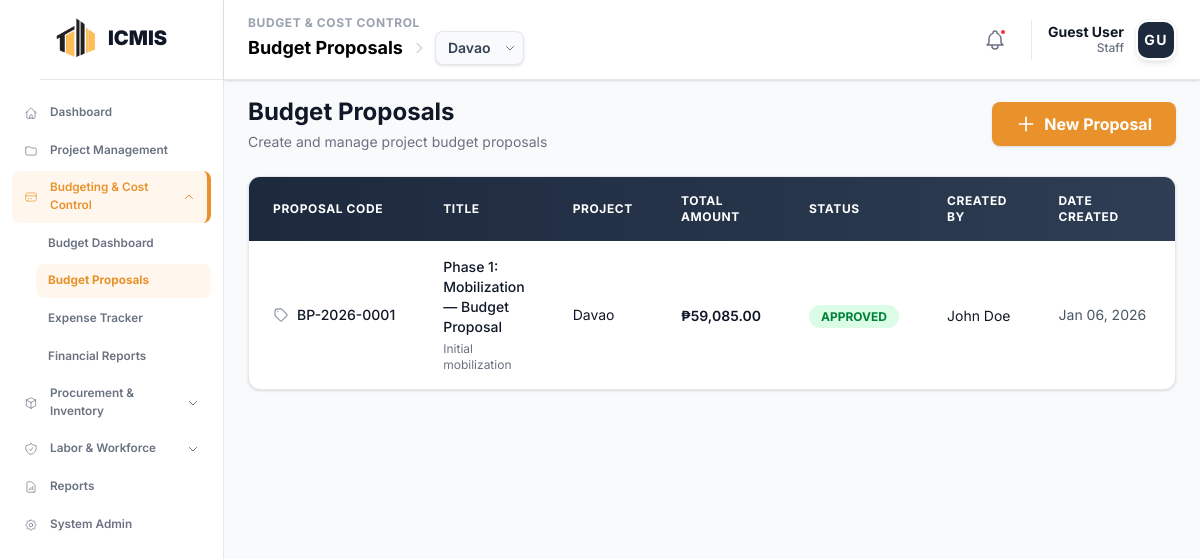
Page /modules/budget/proposals.php on the earlier database version.
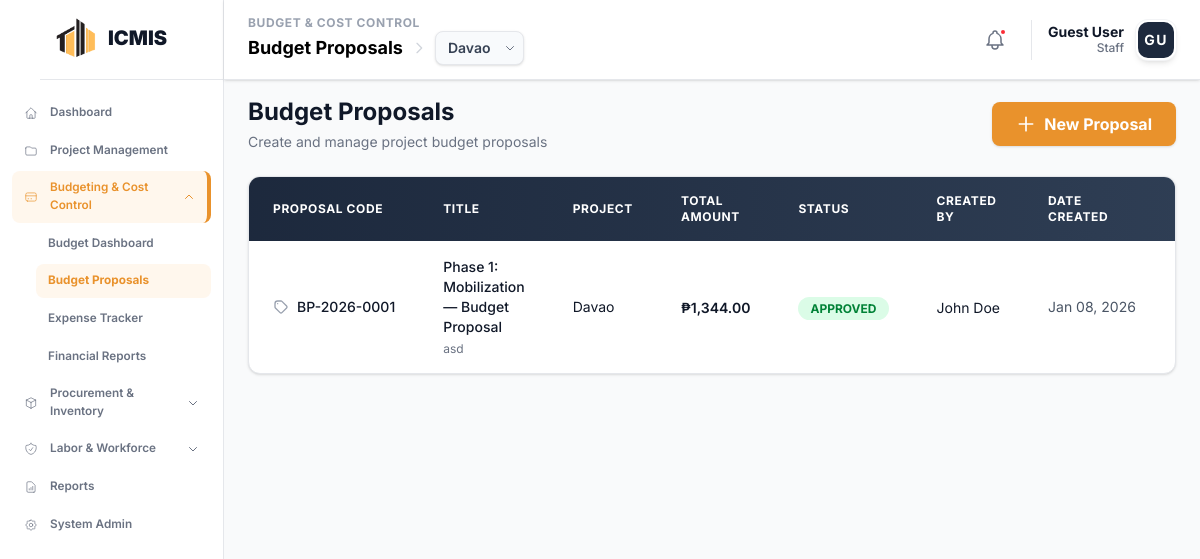
Same page on the later database version.
### tables this page shows
CREATE TABLE `budget_proposals` (
  `proposal_id` int NOT NULL,
  `project_id` int NOT NULL,
  `phase_id` int DEFAULT NULL,
  `code` varchar(20) DEFAULT NULL,
  `title` varchar(255) NOT NULL,
  `description` text,
  `total_amount` decimal(15,2) NOT NULL,
  `status` enum('DRAFT','PENDING','APPROVED','REJECTED') DEFAULT 'DRAFT',
  `created_by` int DEFAULT NULL,
  `created_at` timestamp NULL DEFAULT CURRENT_TIMESTAMP
);

CREATE TABLE `icmis_projects` (
  `project_id` int NOT NULL,
  `project_code` varchar(20) NOT NULL,
  `project_name` varchar(255) NOT NULL,
  `description` text,
  `location` varchar(255) DEFAULT NULL,
  `status` enum('Planning','In Progress','Active','On Hold','Completed','Cancelled') DEFAULT 'Planning',
  `start_date` date DEFAULT NULL,
  `end_date` date DEFAULT NULL,
  `completion_rate` decimal(5,2) DEFAULT '0.00',
  `project_manager_id` int DEFAULT NULL,
  `total_budget` decimal(15,2) DEFAULT '0.00'
);

### modules/budget/project_context.php (called while the page is built, shortened)
<?php
function getProjectContext($conn) {
    $sql = "SELECT project_id FROM icmis_projects ORDER BY project_id DESC LIMIT 1";
    $result = $conn->query($sql);
    if ($result && $result->num_rows > 0) {
        $row = $result->fetch_assoc();
        $project_id = intval($row['project_id']);
        return $project_id;
    }
    return 0;
}
?>

### modules/budget/proposals.php (the view, shortened to what the changed rows need)
<?php
  include __DIR__ . '/project_context.php';
  $conn = getBudgetConnection();
  $selected_project_id = getProjectContext($conn);
  if ($selected_project_id > 0) {
    $sql = "SELECT bp.*, p.project_name, p.project_code,
            COALESCE(u.full_name, 'System Admin') as user_name
            FROM budget_proposals bp
            LEFT JOIN icmis_projects p ON bp.project_id = p.project_id
            LEFT JOIN icmis_users u ON bp.created_by = u.user_id
            WHERE bp.project_id = ?
            ORDER BY bp.created_at DESC";
    $stmt = $conn->prepare($sql);
    $stmt->bind_param("i", $selected_project_id);
    $stmt->execute();
    $result = $stmt->get_result();
    $proposals = [];
    if ($result && $result->num_rows > 0) {
      while ($row = $result->fetch_assoc()) {
        $proposals[] = $row;
      }
    }
  } else {
    $proposals = [];
  }
?>
<!DOCTYPE html>
<html lang="en">
<head>
  <?php include __DIR__ . '/../../includes/head_assetsv2.php'; ?>
</head>
<body class="bg-gray-50">
  <?php
    include __DIR__ . '/../../includes/sidebar.php';
  ?>
  <main class="ml-56 mt-18 p-6">
    <div class="flex items-center justify-between mb-6">
      <div>
        <h1 class="text-2xl text-gray-900 font-bold">Budget Proposals</h1>
      </div>
    </div>
    <?php if (empty($proposals)): ?>
    <div class="bg-white rounded-xl border border-gray-200 shadow-sm p-12">
      <div class="max-w-md mx-auto text-center">
        <div class="flex justify-center mb-6">
          <div class="bg-orange-50 rounded-full p-6">
            <svg class="w-16 h-16 text-[#e9922c]" fill="none" stroke="currentColor" viewBox="0 0 24 24">
              <path stroke-linecap="round" stroke-linejoin="round" stroke-width="1.5" d="M9 12h6m-6 4h6m2 5H7a2 2 0 01-2-2V5a2 2 0 012-2h5.586a1 1 0 01.707.293l5.414 5.414a1 1 0 01.293.707V19a2 2 0 01-2 2z" />
            </svg>
          </div>
        </div>
        <h2 class="text-xl text-gray-900 font-bold mb-3">No Budget Proposals Yet</h2>
        <p class="text-gray-500 mb-8 leading-relaxed">
          Get started by creating your first budget proposal. You can submit proposals for new projects,
          request budget adjustments, or plan upcoming expenditures.
        </p>
        <a href="budget_proposal/create_proposal.php" class="inline-flex items-center gap-2 bg-[#e9922c] text-white px-6 py-3 rounded-lg hover:bg-[#d17f1f] transition-all duration-200 shadow-md hover:shadow-lg font-bold">
          <svg class="w-5 h-5" fill="none" stroke="currentColor" viewBox="0 0 24 24">
            <path stroke-linecap="round" stroke-linejoin="round" stroke-width="2" d="M12 4v16m8-8H4" />
          </svg>
          Create Your First Proposal
        </a>
        <div class="mt-8 pt-8 border-t border-gray-200">
          <p class="text-sm text-gray-600 mb-3 text-left">What you can do with budget proposals:</p>
          <div class="space-y-3">
            <div class="flex gap-3 bg-gray-50 rounded-lg p-3 text-left">
              <div class="flex-shrink-0 mt-1.5">
                <div class="w-1.5 h-1.5 bg-[#e9922c] rounded-full"></div>
              </div>
              <div>
                <div class="text-sm text-gray-900 font-medium">Submit new project budgets</div>
                <div class="text-xs text-gray-500 mt-0.5">Request funding for upcoming construction projects</div>
              </div>
            </div>
            <div class="flex gap-3 bg-gray-50 rounded-lg p-3 text-left">
              <div class="flex-shrink-0 mt-1.5">
                <div class="w-1.5 h-1.5 bg-[#e9922c] rounded-full"></div>
              </div>
              <div>
                <div class="text-sm text-gray-900 font-medium">Track approval workflows</div>
                <div class="text-xs text-gray-500 mt-0.5">Monitor proposal status and get stakeholder approvals</div>
              </div>
            </div>
            <div class="flex gap-3 bg-gray-50 rounded-lg p-3 text-left">
              <div class="flex-shrink-0 mt-1.5">
                <div class="w-1.5 h-1.5 bg-[#e9922c] rounded-full"></div>
              </div>
              <div>
                <div class="text-sm text-gray-900 font-medium">Manage budget revisions</div>
                <div class="text-xs text-gray-500 mt-0.5">Request adjustments based on project changes</div>
              </div>
            </div>
          </div>
        </div>
      </div>
    </div>
    <?php else: ?>
    <div class="bg-white rounded-xl border border-gray-200 shadow-sm overflow-hidden">
      <div class="overflow-x-auto">
        <table class="w-full">
          <thead>
            <tr class="bg-linear-to-r from-slate-800 to-slate-700 px-6 py-5 relative">
              <th class="px-6 py-4 text-left text-xs font-bold text-white uppercase tracking-wider">Proposal Code</th>
              <th class="px-6 py-4 text-left text-xs font-bold text-white uppercase tracking-wider">Title</th>
              <th class="px-6 py-4 text-left text-xs font-bold text-white uppercase tracking-wider">Project</th>
              <th class="px-6 py-4 text-left text-xs font-bold text-white uppercase tracking-wider">Total Amount</th>
              <th class="px-6 py-4 text-left text-xs font-bold text-white uppercase tracking-wider">Status</th>
              <th class="px-6 py-4 text-left text-xs font-bold text-white uppercase tracking-wider">Created By</th>
              <th class="px-6 py-4 text-left text-xs font-bold text-white uppercase tracking-wider">Date Created</th>
              <th class="px-6 py-4 text-center text-xs font-bold text-white uppercase tracking-wider">Actions</th>
            </tr>
          </thead>
          <tbody class="divide-y divide-gray-200">
            <?php foreach ($proposals as $proposal): ?>
            <tr class="hover:bg-gray-50 transition-colors duration-150">
              <td class="px-6 py-4 whitespace-nowrap">
                <div class="flex items-center gap-2">
                  <svg class="w-4 h-4 text-gray-400" fill="none" stroke="currentColor" viewBox="0 0 24 24">
                    <path stroke-linecap="round" stroke-linejoin="round" stroke-width="2" d="M7 7h.01M7 3h5c.512 0 1.024.195 1.414.586l7 7a2 2 0 010 2.828l-7 7a2 2 0 01-2.828 0l-7-7A1.994 1.994 0 013 12V7a4 4 0 014-4z" />
                  </svg>
                  <span class="text-sm font-medium text-gray-900"><?php echo htmlspecialchars($proposal['code'] ?? '', ENT_QUOTES, 'UTF-8'); ?></span>
                </div>
              </td>
              <td class="px-6 py-4">
                <div class="text-sm font-medium text-gray-900"><?php echo htmlspecialchars($proposal['title'] ?? '', ENT_QUOTES, 'UTF-8'); ?></div>
                <div class="text-xs text-gray-500 mt-1"><?php echo htmlspecialchars($proposal['description'] ?? '', ENT_QUOTES, 'UTF-8'); ?></div>
              </td>
              <td class="px-6 py-4">
                <div class="flex items-center gap-2">
                  <span class="text-sm text-gray-900"><?php echo htmlspecialchars($proposal['project_name'] ?? 'N/A', ENT_QUOTES, 'UTF-8'); ?></span>
                </div>
              </td>
              <td class="px-6 py-4 whitespace-nowrap">
                <span class="text-sm font-semibold text-gray-900">₱<?php echo number_format($proposal['total_amount'], 2); ?></span>
              </td>
              <td class="px-6 py-4 whitespace-nowrap">
                <span class="px-3 py-1 text-xs font-bold rounded-full <?php
                  echo $proposal['status'] === 'APPROVED' ? 'bg-green-100 text-green-700' :
                      ($proposal['status'] === 'REJECTED' ? 'bg-red-100 text-red-700' :
                      ($proposal['status'] === 'PENDING' ? 'bg-yellow-100 text-yellow-700' : 'bg-gray-100 text-gray-700'));
                ?>">
                  <?php echo htmlspecialchars($proposal['status'] ?? '', ENT_QUOTES, 'UTF-8'); ?>
                </span>
              </td>
              <td class="px-6 py-4 whitespace-nowrap">
                <span class="text-sm text-gray-900"><?php echo htmlspecialchars($proposal['user_name'] ?? 'Unknown User', ENT_QUOTES, 'UTF-8'); ?></span>
              </td>
              <td class="px-6 py-4 whitespace-nowrap">
                <div class="flex items-center gap-2">
                  <span class="text-sm text-gray-600"><?php echo date('M d, Y', strtotime($proposal['created_at'])); ?></span>
                </div>
              </td>
              <td class="px-6 py-4 whitespace-nowrap text-center">
              </td>
            </tr>
            <?php endforeach; ?>
          </tbody>
        </table>
      </div>
    </div>
    <?php endif; ?>
  </main>
</body>
</html>

Differences in the rows shown:
changed budget_proposals "Phase 1: Mobilization — Budget Proposal": description "Initial mobilization" → "asd"; total_amount "59,085.00" → "1,344.00"; created_at "Jan 06, 2026" → "Jan 08, 2026"
